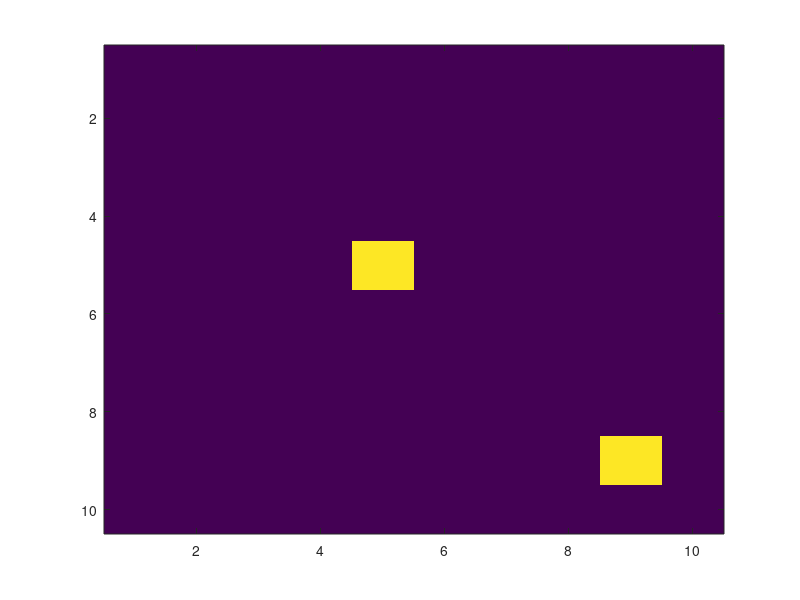
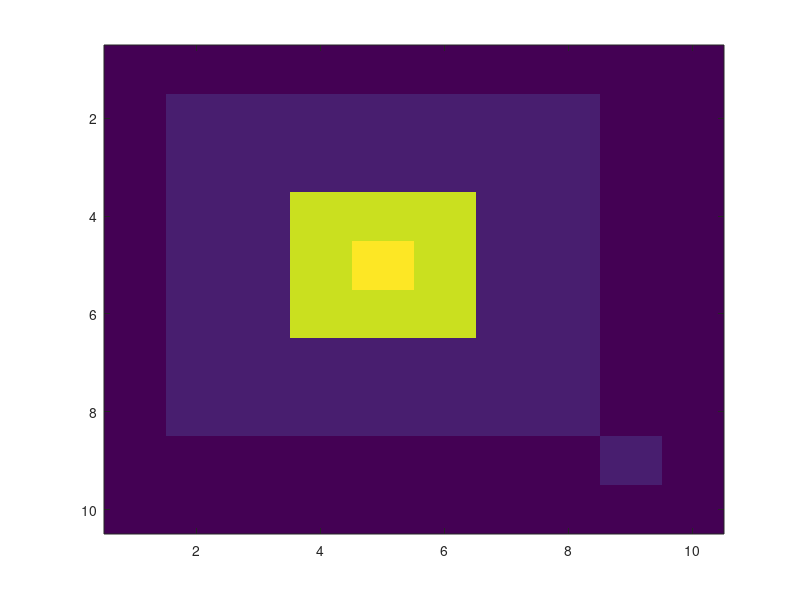

Source code (MATLAB) for these figures, in order: (Note: this script raises an error after producing the figures.)
  %% Example 0
  
  a = zeros(10);
  a(2:8,2:8)=0.1;
  %a(2:5,2:5)=1;
  a(4:6,4:6)=1;
  a(5,5)=1.1;
  a(9,9)=0.1;
  aBW = imregionalmax(a,4); 
  figure(1);imagesc(aBW);
  B=bwboundaries(aBW);
  aBW = imregionalmax(a);
  numel(B)
  B{1}
  figure(2);
  imagesc(a); hold on
    for k = 1:length(B)
       boundary = B{k};
       plot(boundary(:,2), boundary(:,1), 'w', 'LineWidth', 2)
    end  
    hold off
    
    %% Example 1
    
%         Read in and threshold the rice.png image. Display the labeled
%         objects using the jet colormap, on a gray background, with region
%         boundaries outlined in white.
 
        figure(1)
       I = imread('rice.png');
       BW = im2bw(I, graythresh(I));
       [B,L] = bwboundaries(BW,'noholes');
       imshow(label2rgb(L, @jet, [.5 .5 .5]))
       hold on
       for k = 1:length(B)
           boundary = B{k};
           plot(boundary(:,2), boundary(:,1), 'w', 'LineWidth', 2)
       end
       hold off
 
    %% Example 2
    
%     Read in and display binary image blobs.png. Overlay the region 
%     boundaries on the image. Display text showing the region number
%     (based on the label matrix), next to every boundary. Additionally,
%     display the adjacency matrix using SPY.
 
%     HINT: After the image is displayed, use the zoom tool in order to read
%           individual labels.
    figure(2)
       BW = imread('blobs.png');
       [B,L,N,A] = bwboundaries(BW);
       imshow(BW); hold on;
       colors=['b' 'g' 'r' 'c' 'm' 'y'];
       for k=1:length(B),
         boundary = B{k};
         cidx = mod(k,length(colors))+1;
         plot(boundary(:,2), boundary(:,1), colors(cidx),'LineWidth',2);
         %randomize text position for better visibility
         rndRow = ceil(length(boundary)/(mod(rand*k,7)+1));
         col = boundary(rndRow,2); row = boundary(rndRow,1);
         h = text(col+1, row-1, num2str(L(row,col)));
         set(h,'Color',colors(cidx),'FontSize',14,'FontWeight','bold');
       end
       figure(3); spy(A);
 
    %% Example 3
    
%     Display object boundaries in red and hole boundaries in green.
 figure(4)
       BW = imread('blobs.png');
       [B,L,N] = bwboundaries(BW);
       imshow(BW); hold on;
       for k=1:length(B),
         boundary = B{k};
         if(k > N)
           plot(boundary(:,2), boundary(:,1), 'g','LineWidth',2);
         else
           plot(boundary(:,2), boundary(:,1), 'r','LineWidth',2);
         end
       end
       
    %% Example 4
    
%     Display parent boundaries in red (any empty row of adjacency
%     matrix belongs to a parent) and their holes in green.
 figure(5)
       BW = imread('blobs.png');
       [B,L,N,A] = bwboundaries(BW);
       imshow(BW); hold on;
       for k=1:length(B),
         if(~sum(A(k,:)))
           boundary = B{k};
           plot(boundary(:,2), boundary(:,1), 'r','LineWidth',2);
           for l=find(A(:,k))'
             boundary = B{l};
             plot(boundary(:,2), boundary(:,1), 'g','LineWidth',2);
           end
         end
       end